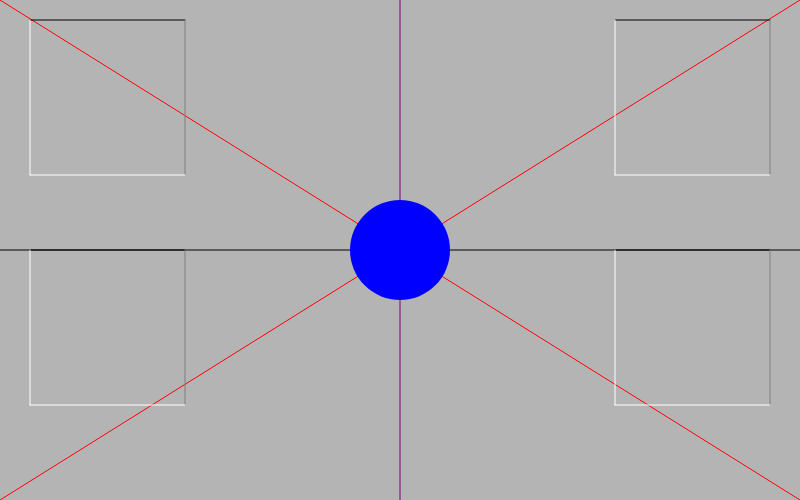
Frame 1 (no input)
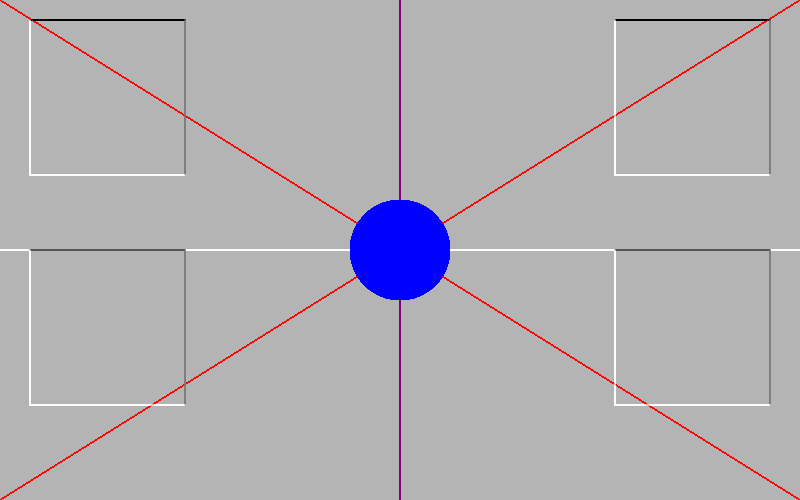
Frame 60 (no input)
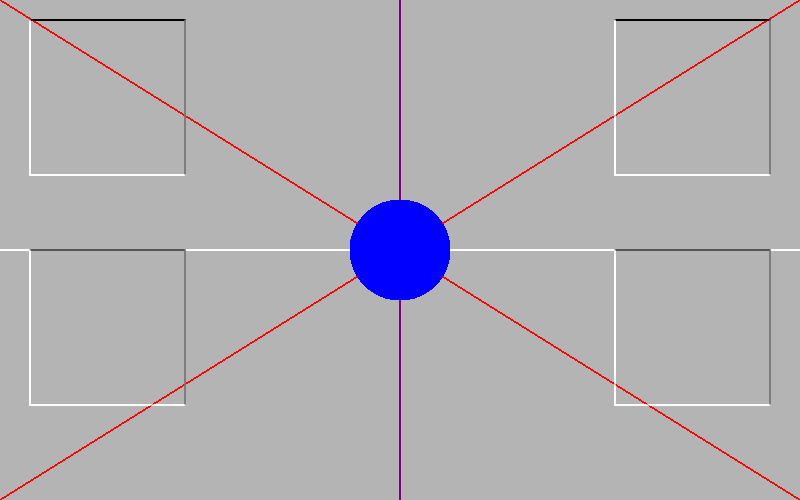
Frame 120 (the mouse pressed at the canvas centre since frame 60)

The p5.js sketch that drew these frames (run headless with seeded random() and noise() and a simulated clock; from frame 60 on, the mouse is pressed at the canvas centre):

// p5.js sketch
// ── sketch.js
function setup() {
  createCanvas(800, 500);
  background(180);
}

function draw() {
  line(0,250,800,250);
  stroke("purple");
  line(400,0,400,800);
  stroke(255, 0, 0);
  line(800,500,0,0);
  line(0,500,800,0);
  fill(0,0,255)
  noStroke();
  circle(400,250, 100);
  fill(0)


 
  stroke(0);
  line(30,20,185,20);
  stroke(126);
  line(185,20,185,175);
  stroke(255);
  line(185,175,30,175);
  line(30,175,30,20);




  stroke(0);
  line(615,20,770,20);
  stroke(126);
  line(770,20,770,175);
  stroke(255);
  line(770,175,615,175);
  line(615,175,615,20);


  stroke(0);
  line(615,250,770,250);
  stroke(126);
  line(770,250,770,405);
  stroke(255);
  line(770,405,615,405);
  line(615,405,615,250); 



  stroke(0);
  line(30,250,185,250);
  stroke(126);
  line(185,250,185,405);
  stroke(255);
  line(185,405,30,405);
  line(30,405,30,250);

}
